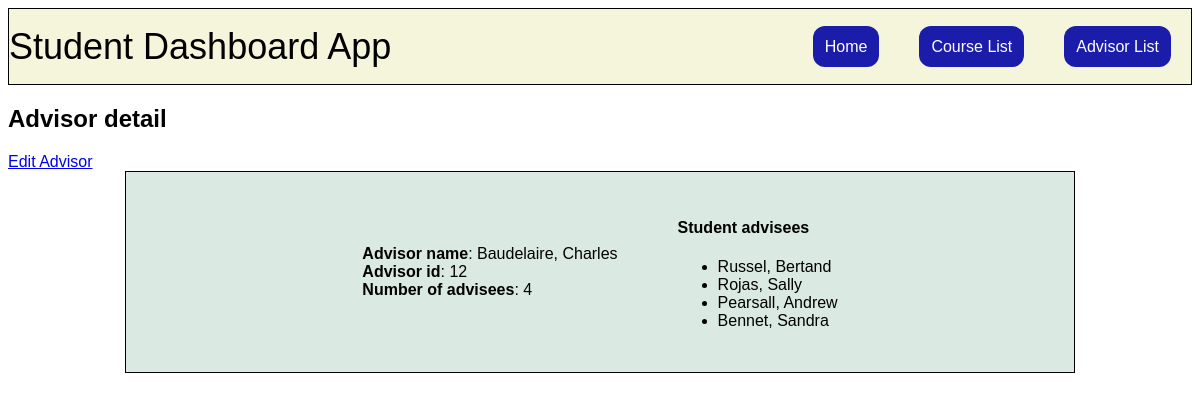
/advisor_detail/12, run on the app's committed database.
### student/models.py (models this page shows, shortened)
class Advisor(models.Model):
    fname = models.CharField(max_length=30)
    lname = models.CharField(max_length=30)
    class Meta:
        ordering = ['lname']

class Student(models.Model):
    fname = models.CharField(max_length=30)
    lname = models.CharField(max_length=30)
    active = models.BooleanField(default=True)
    student_advisor = models.ForeignKey("Advisor", on_delete=models.SET_NULL, null=True, related_name="advisees")
    class Meta:
        ordering = ['id']

### student/views.py (the view)
# urls.py: path("advisor_detail/<int:id>", views.advisor_detail, name="advisor_detail"),
def advisor_detail(request, id):
    advisor = get_object_or_404(Advisor, pk=id)
    return render(request, "student/advisor_detail.html", {"advisor": advisor})

### student/templates/student/advisor_detail.html (shortened to what this page needs)
{% extends "student/layout.html" %}
{% block body %}
<h2>Advisor detail</h2>
<div id="edit-advisor-btn">
    <a href="{% url 'edit_advisor' id=advisor.id %}">Edit Advisor</a>
</div>
<div id="advisor-container">
    <div id="advisor-detail-container">
        <div>
            <div>
                <b>Advisor name</b>: {{advisor.lname}}, {{advisor.fname}}
            </div>
            <div>
                <b>Advisor id</b>: {{advisor.id}}
            </div>
            <div>
                <b>Number of advisees</b>: {{ advisor.advisees.count }}
            </div>
        </div>
        <div>
            <h4>Student advisees</h4>
            {% if advisor.advisees.count != 0 %}
                <ul>
                    {% for advisee in advisor.advisees.all %}
                    <li>
                        {{ advisee.lname }}, {{advisee.fname }}
                    </li>
                    {% endfor %}
                </ul>
            {% else %}
            <div>
                There are no student advisees
            </div>
            {% endif %}
    </div>
</div>
{% endblock %}

### student/static/student/styles.css (style rules this page uses)
body { font-family: 'Gill Sans', 'Gill Sans MT', Calibri, 'Trebuchet MS', sans-serif; }
#advisor-container { display: flex; flex-direction: column; align-items: center; }
#advisor-container { display: flex; justify-content: center; }
#advisor-detail-container { display: flex; justify-content: center; align-items: center; gap: 60px; height: 200px; width: 80%; background-color: #dae9e1; border: 1px solid black; }

### data on the page
Advisor: lname "Baudelaire", fname "Charles", id "12", advisees.count "4"
Student: lname "Russel", fname "Bertand"
Student: lname "Rojas", fname "Sally"
Student: lname "Pearsall", fname "Andrew"
Student: lname "Bennet", fname "Sandra"
